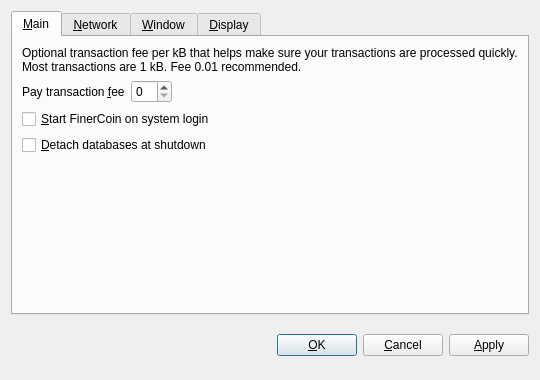
<?xml version="1.0" encoding="UTF-8"?>
<ui version="4.0">
 <class>OptionsDialog</class>
 <widget class="QDialog" name="OptionsDialog">
  <property name="geometry">
   <rect>
    <x>0</x>
    <y>0</y>
    <width>540</width>
    <height>380</height>
   </rect>
  </property>
  <property name="windowTitle">
   <string>Options</string>
  </property>
  <property name="modal">
   <bool>true</bool>
  </property>
  <layout class="QVBoxLayout" name="verticalLayout">
   <item>
    <widget class="QTabWidget" name="tabWidget">
     <property name="tabPosition">
      <enum>QTabWidget::North</enum>
     </property>
     <property name="currentIndex">
      <number>0</number>
     </property>
     <widget class="QWidget" name="tabMain">
      <attribute name="title">
       <string>&amp;Main</string>
      </attribute>
      <layout class="QVBoxLayout" name="verticalLayout_Main">
       <item>
        <widget class="QLabel" name="transactionFeeInfoLabel">
         <property name="text">
          <string>Optional transaction fee per kB that helps make sure your transactions are processed quickly. Most transactions are 1 kB. Fee 0.01 recommended.</string>
         </property>
         <property name="textFormat">
          <enum>Qt::PlainText</enum>
         </property>
         <property name="wordWrap">
          <bool>true</bool>
         </property>
        </widget>
       </item>
       <item>
        <layout class="QHBoxLayout" name="horizontalLayout_Main">
         <item>
          <widget class="QLabel" name="transactionFeeLabel">
           <property name="text">
            <string>Pay transaction &amp;fee</string>
           </property>
           <property name="textFormat">
            <enum>Qt::PlainText</enum>
           </property>
           <property name="buddy">
            <cstring>transactionFee</cstring>
           </property>
          </widget>
         </item>
         <item>
          <widget class="BitcoinAmountField" name="transactionFee"/>
         </item>
         <item>
          <spacer name="horizontalSpacer_Main">
           <property name="orientation">
            <enum>Qt::Horizontal</enum>
           </property>
           <property name="sizeHint" stdset="0">
            <size>
             <width>40</width>
             <height>20</height>
            </size>
           </property>
          </spacer>
         </item>
        </layout>
       </item>
       <item>
        <widget class="QCheckBox" name="bitcoinAtStartup">
         <property name="toolTip">
          <string>Automatically start FinerCoin after logging in to the system.</string>
         </property>
         <property name="text">
          <string>&amp;Start FinerCoin on system login</string>
         </property>
        </widget>
       </item>
       <item>
        <widget class="QCheckBox" name="detachDatabases">
         <property name="toolTip">
          <string>Detach block and address databases at shutdown. This means they can be moved to another data directory, but it slows down shutdown. The wallet is always detached.</string>
         </property>
         <property name="text">
          <string>&amp;Detach databases at shutdown</string>
         </property>
        </widget>
       </item>
       <item>
        <spacer name="verticalSpacer_Main">
         <property name="orientation">
          <enum>Qt::Vertical</enum>
         </property>
         <property name="sizeHint" stdset="0">
          <size>
           <width>20</width>
           <height>40</height>
          </size>
         </property>
        </spacer>
       </item>
      </layout>
     </widget>
     <widget class="QWidget" name="tabNetwork">
      <attribute name="title">
       <string>&amp;Network</string>
      </attribute>
      <layout class="QVBoxLayout" name="verticalLayout_Network">
       <item>
        <widget class="QCheckBox" name="mapPortUpnp">
         <property name="toolTip">
          <string>Automatically open the FinerCoin client port on the router. This only works when your router supports UPnP and it is enabled.</string>
         </property>
         <property name="text">
          <string>Map port using &amp;UPnP</string>
         </property>
        </widget>
       </item>
       <item>
        <widget class="QCheckBox" name="connectSocks">
         <property name="toolTip">
          <string>Connect to the FinerCoin network through a SOCKS proxy (e.g. when connecting through Tor).</string>
         </property>
         <property name="text">
          <string>&amp;Connect through SOCKS proxy:</string>
         </property>
        </widget>
       </item>
       <item>
        <layout class="QHBoxLayout" name="horizontalLayout_Network">
         <item>
          <widget class="QLabel" name="proxyIpLabel">
           <property name="text">
            <string>Proxy &amp;IP:</string>
           </property>
           <property name="textFormat">
            <enum>Qt::PlainText</enum>
           </property>
           <property name="buddy">
            <cstring>proxyIp</cstring>
           </property>
          </widget>
         </item>
         <item>
          <widget class="QValidatedLineEdit" name="proxyIp">
           <property name="maximumSize">
            <size>
             <width>140</width>
             <height>16777215</height>
            </size>
           </property>
           <property name="toolTip">
            <string>IP address of the proxy (e.g. 127.0.0.1)</string>
           </property>
          </widget>
         </item>
         <item>
          <widget class="QLabel" name="proxyPortLabel">
           <property name="text">
            <string>&amp;Port:</string>
           </property>
           <property name="textFormat">
            <enum>Qt::PlainText</enum>
           </property>
           <property name="buddy">
            <cstring>proxyPort</cstring>
           </property>
          </widget>
         </item>
         <item>
          <widget class="QLineEdit" name="proxyPort">
           <property name="maximumSize">
            <size>
             <width>55</width>
             <height>16777215</height>
            </size>
           </property>
           <property name="toolTip">
            <string>Port of the proxy (e.g. 9050)</string>
           </property>
          </widget>
         </item>
         <item>
          <widget class="QLabel" name="socksVersionLabel">
           <property name="text">
            <string>SOCKS &amp;Version:</string>
           </property>
           <property name="textFormat">
            <enum>Qt::PlainText</enum>
           </property>
           <property name="buddy">
            <cstring>socksVersion</cstring>
           </property>
          </widget>
         </item>
         <item>
          <widget class="QValueComboBox" name="socksVersion">
           <property name="toolTip">
            <string>SOCKS version of the proxy (e.g. 5)</string>
           </property>
          </widget>
         </item>
         <item>
          <spacer name="horizontalSpacer_Network">
           <property name="orientation">
            <enum>Qt::Horizontal</enum>
           </property>
           <property name="sizeHint" stdset="0">
            <size>
             <width>40</width>
             <height>20</height>
            </size>
           </property>
          </spacer>
         </item>
        </layout>
       </item>
       <item>
        <spacer name="verticalSpacer_Network">
         <property name="orientation">
          <enum>Qt::Vertical</enum>
         </property>
         <property name="sizeHint" stdset="0">
          <size>
           <width>20</width>
           <height>40</height>
          </size>
         </property>
        </spacer>
       </item>
      </layout>
     </widget>
     <widget class="QWidget" name="tabWindow">
      <attribute name="title">
       <string>&amp;Window</string>
      </attribute>
      <layout class="QVBoxLayout" name="verticalLayout_Window">
       <item>
        <widget class="QCheckBox" name="minimizeToTray">
         <property name="toolTip">
          <string>Show only a tray icon after minimizing the window.</string>
         </property>
         <property name="text">
          <string>&amp;Minimize to the tray instead of the taskbar</string>
         </property>
        </widget>
       </item>
       <item>
        <widget class="QCheckBox" name="minimizeOnClose">
         <property name="toolTip">
          <string>Minimize instead of exit the application when the window is closed. When this option is enabled, the application will be closed only after selecting Quit in the menu.</string>
         </property>
         <property name="text">
          <string>M&amp;inimize on close</string>
         </property>
        </widget>
       </item>
       <item>
        <spacer name="verticalSpacer_Window">
         <property name="orientation">
          <enum>Qt::Vertical</enum>
         </property>
         <property name="sizeHint" stdset="0">
          <size>
           <width>20</width>
           <height>40</height>
          </size>
         </property>
        </spacer>
       </item>
      </layout>
     </widget>
     <widget class="QWidget" name="tabDisplay">
      <attribute name="title">
       <string>&amp;Display</string>
      </attribute>
      <layout class="QVBoxLayout" name="verticalLayout_Display">
       <item>
        <layout class="QHBoxLayout" name="horizontalLayout_1_Display">
         <item>
          <widget class="QLabel" name="langLabel">
           <property name="text">
            <string>User Interface &amp;language:</string>
           </property>
           <property name="textFormat">
            <enum>Qt::PlainText</enum>
           </property>
           <property name="buddy">
            <cstring>lang</cstring>
           </property>
          </widget>
         </item>
         <item>
          <widget class="QValueComboBox" name="lang">
           <property name="toolTip">
            <string>The user interface language can be set here. This setting will take effect after restarting FinerCoin.</string>
           </property>
          </widget>
         </item>
        </layout>
       </item>
       <item>
        <layout class="QHBoxLayout" name="horizontalLayout_2_Display">
         <item>
          <widget class="QLabel" name="unitLabel">
           <property name="text">
            <string>&amp;Unit to show amounts in:</string>
           </property>
           <property name="textFormat">
            <enum>Qt::PlainText</enum>
           </property>
           <property name="buddy">
            <cstring>unit</cstring>
           </property>
          </widget>
         </item>
         <item>
          <widget class="QValueComboBox" name="unit">
           <property name="toolTip">
            <string>Choose the default subdivision unit to show in the interface and when sending coins.</string>
           </property>
          </widget>
         </item>
        </layout>
       </item>
       <item>
        <widget class="QCheckBox" name="displayAddresses">
         <property name="toolTip">
          <string>Whether to show FinerCoin addresses in the transaction list or not.</string>
         </property>
         <property name="text">
          <string>&amp;Display addresses in transaction list</string>
         </property>
        </widget>
       </item>
       <item>
        <widget class="QCheckBox" name="coinControlFeatures">
         <property name="toolTip">
          <string>Whether to show coin control features or not.</string>
         </property>
         <property name="text">
          <string>Display coin &amp;control features (experts only!)</string>
         </property>
        </widget>
       </item>
       <item>
        <spacer name="verticalSpacer_Display">
         <property name="orientation">
          <enum>Qt::Vertical</enum>
         </property>
         <property name="sizeHint" stdset="0">
          <size>
           <width>20</width>
           <height>40</height>
          </size>
         </property>
        </spacer>
       </item>
      </layout>
     </widget>
    </widget>
   </item>
   <item>
    <layout class="QHBoxLayout" name="horizontalLayout_Buttons">
     <item>
      <spacer name="horizontalSpacer_1">
       <property name="orientation">
        <enum>Qt::Horizontal</enum>
       </property>
       <property name="sizeHint" stdset="0">
        <size>
         <width>40</width>
         <height>48</height>
        </size>
       </property>
      </spacer>
     </item>
     <item>
      <widget class="QLabel" name="statusLabel">
       <property name="font">
        <font>
         <weight>75</weight>
         <bold>true</bold>
        </font>
       </property>
       <property name="text">
        <string/>
       </property>
       <property name="textFormat">
        <enum>Qt::PlainText</enum>
       </property>
       <property name="wordWrap">
        <bool>true</bool>
       </property>
      </widget>
     </item>
     <item>
      <spacer name="horizontalSpacer_2">
       <property name="orientation">
        <enum>Qt::Horizontal</enum>
       </property>
       <property name="sizeHint" stdset="0">
        <size>
         <width>40</width>
         <height>48</height>
        </size>
       </property>
      </spacer>
     </item>
     <item>
      <widget class="QPushButton" name="okButton">
       <property name="text">
        <string>&amp;OK</string>
       </property>
      </widget>
     </item>
     <item>
      <widget class="QPushButton" name="cancelButton">
       <property name="text">
        <string>&amp;Cancel</string>
       </property>
       <property name="autoDefault">
        <bool>false</bool>
       </property>
      </widget>
     </item>
     <item>
      <widget class="QPushButton" name="applyButton">
       <property name="text">
        <string>&amp;Apply</string>
       </property>
       <property name="autoDefault">
        <bool>false</bool>
       </property>
      </widget>
     </item>
    </layout>
   </item>
  </layout>
 </widget>
 <customwidgets>
  <customwidget>
   <class>BitcoinAmountField</class>
   <extends>QSpinBox</extends>
   <header>bitcoinamountfield.h</header>
  </customwidget>
  <customwidget>
   <class>QValueComboBox</class>
   <extends>QComboBox</extends>
   <header>qvaluecombobox.h</header>
  </customwidget>
  <customwidget>
   <class>QValidatedLineEdit</class>
   <extends>QLineEdit</extends>
   <header>qvalidatedlineedit.h</header>
  </customwidget>
 </customwidgets>
 <resources/>
 <connections/>
</ui>
